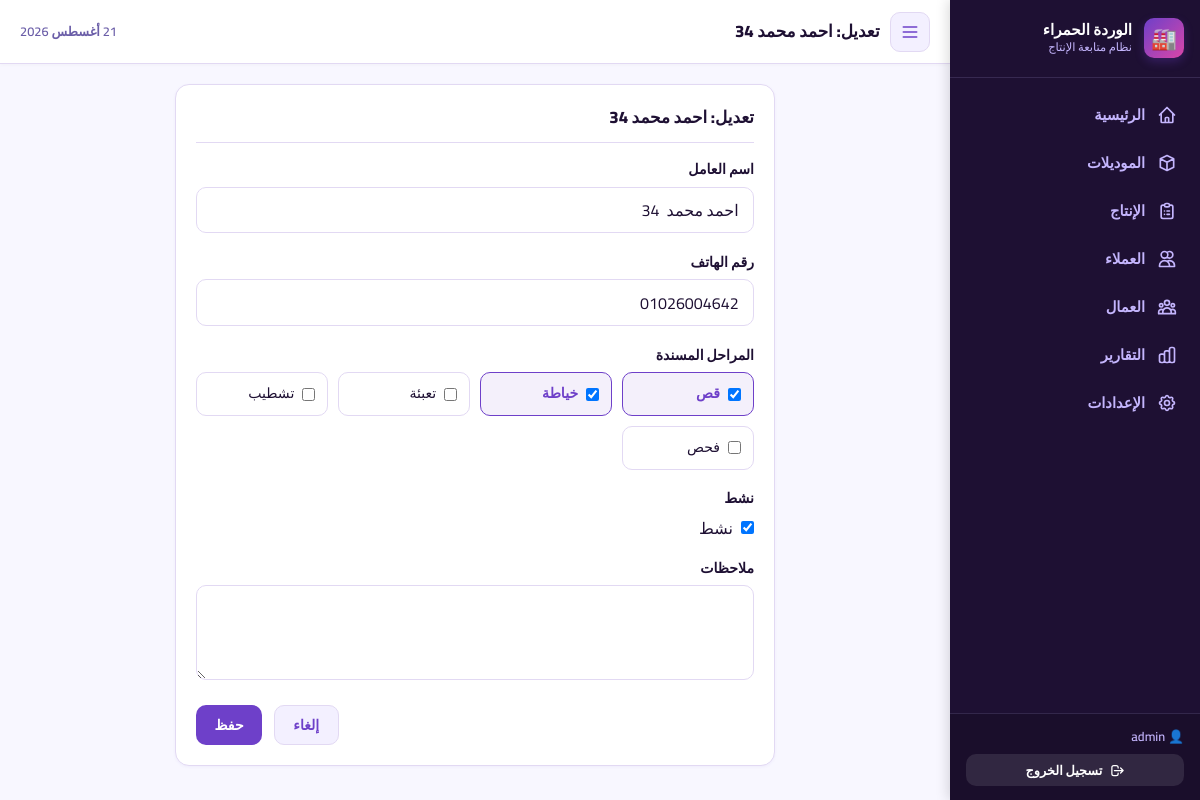
Page /workers/1/edit/ (signed in) on the earlier database version.
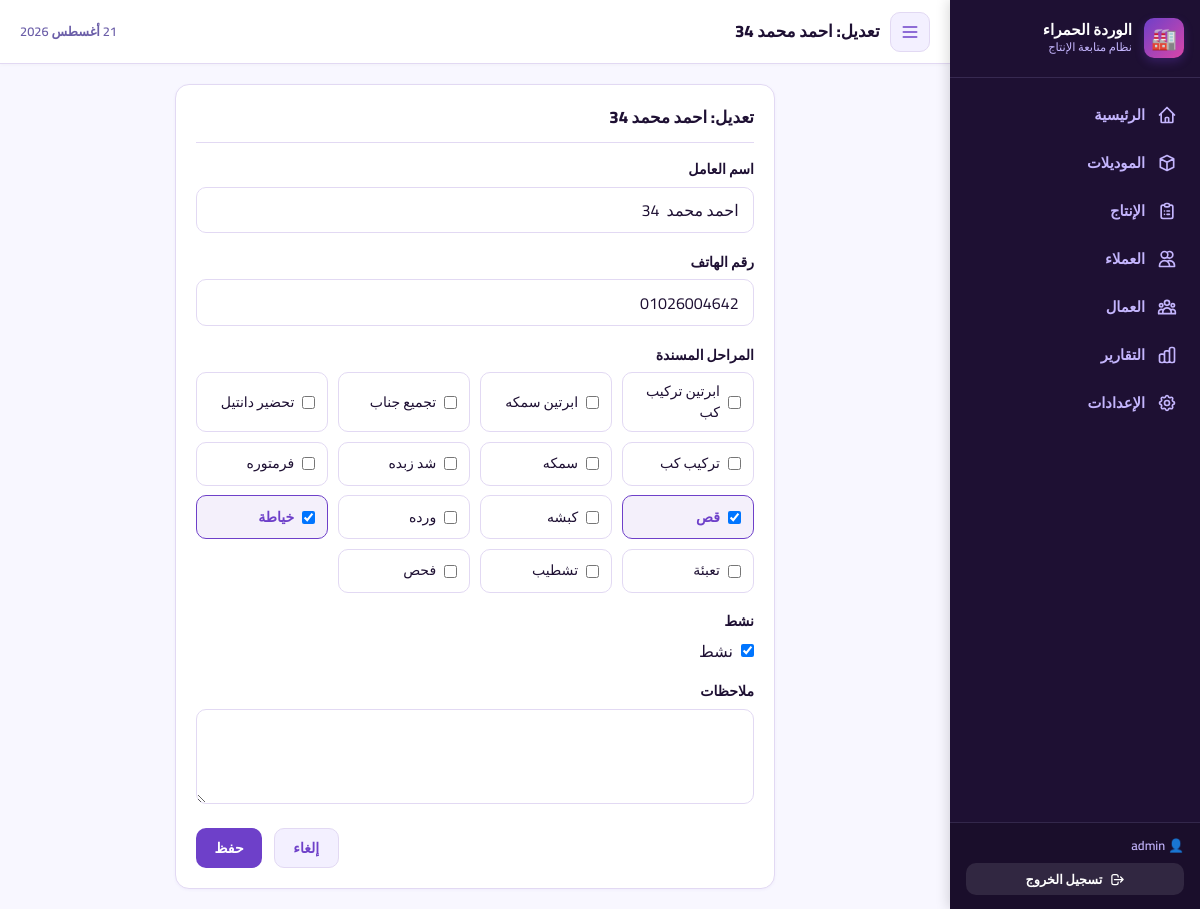
Same page on the later database version.
### catalog/models.py (models this page shows)
class TimestampMixin(models.Model):
    created_at = models.DateTimeField(auto_now_add=True)
    updated_at = models.DateTimeField(auto_now=True)
    class Meta:
        abstract = True

class ProductionStage(TimestampMixin):
    name = models.CharField(max_length=100, unique=True, verbose_name='اسم المرحلة')
    description = models.TextField(blank=True, verbose_name='الوصف')
    sort_order = models.PositiveIntegerField(default=0, verbose_name='الترتيب')
    is_active = models.BooleanField(default=True, verbose_name='نشط')
    class Meta:
        verbose_name = 'مرحلة الإنتاج'
        verbose_name_plural = 'مراحل الإنتاج'
        ordering = ['sort_order', 'name']
    def __str__(self):
        return self.name

### workers/views.py (the view, shortened to what this page needs)
# urls.py: path('<int:pk>/edit/', views.WorkerEditView.as_view(), name='edit'),
@method_decorator(login_required, name='dispatch')
class WorkerEditView(View):
    def get(self, request, pk):
        worker = get_object_or_404(Worker, pk=pk)
        return render(request, 'workers/form.html', {
            'form': WorkerForm(instance=worker),
            'worker': worker,
            'title': f'تعديل: {worker.name}'
        })

### workers/forms.py
class WorkerForm(forms.ModelForm):
    stages = forms.ModelMultipleChoiceField(
        queryset=ProductionStage.objects.filter(is_active=True),
        widget=forms.CheckboxSelectMultiple,
        required=False,
        label='المراحل المسندة'
    )
    class Meta:
        model = Worker
        fields = ['name', 'phone', 'stages', 'is_active', 'notes']
        labels = {
            'name': 'اسم العامل',
            'phone': 'رقم الهاتف',
            'is_active': 'نشط',
            'notes': 'ملاحظات',
        }
        widgets = {
            'name': forms.TextInput(attrs={'class': 'form-control'}),
            'phone': forms.TextInput(attrs={'class': 'form-control', 'placeholder': '01xxxxxxxxx'}),
            'notes': forms.Textarea(attrs={'class': 'form-control', 'rows': 3}),
        }

### workers/templates/workers/form.html (shortened to what this page needs)
{% extends "base.html" %}
{% block page_title %}{{ title }}{% endblock %}
{% block content %}
<div class="card" style="max-width:600px;margin:0 auto;">
  <div class="card-header"><h2 class="card-title">{{ title }}</h2></div>
  <form method="post">
    {% for field in form %}
    <div class="form-group">
      <label class="form-label" for="{{ field.id_for_label }}">{{ field.label }}</label>
      {% if field.field.widget.input_type == 'checkbox' and field.name != 'is_active' %}
        <div class="checkbox-grid">
          {% for choice in field %}
          <label class="checkbox-item {% if choice.data.selected %}selected{% endif %}" id="stage-lbl-{{ choice.data.value }}">
            {{ choice.tag }} {{ choice.choice_label }}
          </label>
          {% endfor %}
        </div>
      {% elif field.name == 'is_active' %}
        <label style="display:flex;align-items:center;gap:0.5rem;cursor:pointer;">
          {{ field }} <span>نشط</span>
        </label>
      {% else %}
        {{ field }}
      {% endif %}
    </div>
    {% endfor %}
    <div style="display:flex;gap:0.75rem;justify-content:flex-end;">
      <a href="{% url 'workers:list' %}" class="btn btn-secondary">إلغاء</a>
      <button type="submit" class="btn btn-primary">حفظ</button>
    </div>
  </form>
</div>
{% endblock %}

Differences in the rows shown:
added ProductionStage: choice_label "ابرتين تركيب كب"
added ProductionStage: choice_label "ابرتين سمكه"
added ProductionStage: choice_label "تجميع جناب"
added ProductionStage: choice_label "تحضير دانتيل"
added ProductionStage: choice_label "تركيب كب"
added ProductionStage: choice_label "سمكه"
added ProductionStage: choice_label "شد زبده"
added ProductionStage: choice_label "فرمتوره"
added ProductionStage: choice_label "كبشه"
added ProductionStage: choice_label "ورده"
